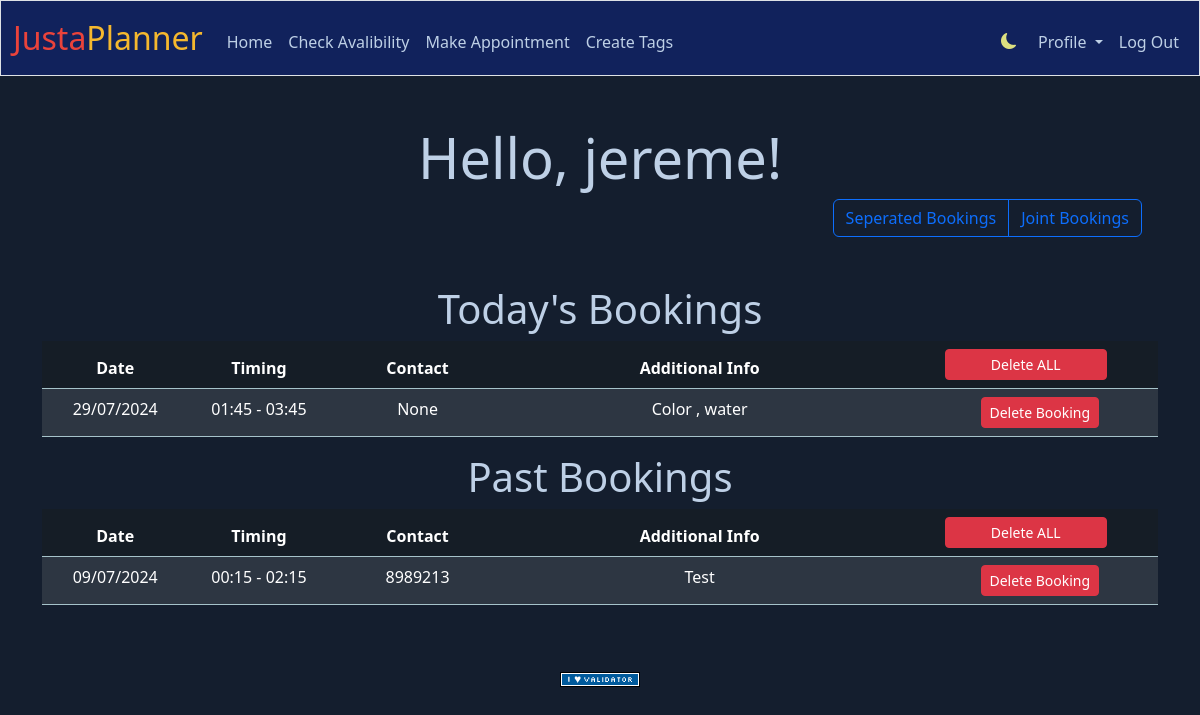
/ (signed in), run on the app's committed database.
### tables this page shows
CREATE TABLE users (id INTEGER PRIMARY KEY AUTOINCREMENT NOT NULL, username TEXT NOT NULL, hash TEXT NOT NULL);

CREATE TABLE bookings (id INTEGER PRIMARY KEY AUTOINCREMENT NOT NULL,
                users_id INTEGER NOT NULL,
                date TEXT NOT NULL,
                start_time TEXT NOT NULL, 
                end_time TEXT NOT NULL,
                contact TEXT,
                type TEXT,
                FOREIGN KEY(users_id) REFERENCES users(id)
                );

### app.py (the view, shortened to what this page needs)
@app.route("/")
@login_required
def index():
    today = datetime.today()
    today_bookings = db.execute("SELECT * FROM bookings WHERE users_id =? AND date =?", session["user_id"], today.strftime("%Y-%m-%d"))
    if len(today_bookings) == 0:
        today_bookings = None
    else:
        for bookings in today_bookings:
            possibletags = db.execute("SELECT bookings_tags.usertags_id FROM bookings JOIN bookings_tags on bookings.id = bookings_tags.bookings_id WHERE bookings.id = ?",
                            bookings["id"])
            if len(possibletags) > 0:
                for tags in possibletags:
                    tag_name = db.execute("SELECT tag_name FROM usertags WHERE id = ?", tags["usertags_id"])
                    if bookings["type"]:
                        bookings["type"] += " , " + tag_name[0]["tag_name"]
                    else:
                        bookings["type"] = tag_name[0]["tag_name"]
            formatbooking(bookings)
    upcoming_bookings = db.execute("SELECT * FROM bookings WHERE users_id =? AND date >?", session["user_id"], today.strftime("%Y-%m-%d"))
    if len(upcoming_bookings) == 0:
        upcoming_bookings = None
    previous_bookings = db.execute("SELECT * FROM bookings WHERE users_id =? AND date <?", session["user_id"], today.strftime("%Y-%m-%d"))
    if len(previous_bookings) == 0:
        previous_bookings = None
    else:
        for bookings in previous_bookings:
            possibletags = db.execute("SELECT bookings_tags.usertags_id FROM bookings JOIN bookings_tags on bookings.id = bookings_tags.bookings_id WHERE bookings.id = ?",
                            bookings["id"])
            formatbooking(bookings)
    username = db.execute("SELECT username FROM users WHERE id =?", session["user_id"])
    """Show bookings"""
    if "feedback" in session:
        feedback = session["feedback"]
    else:
        feedback = None
    options = []
    for hour in range(24):
        for minute in range(4):
            h = hour
            m = minute * 15
            options.append("{:02d}:{:02d}".format(h, m))
    userbookings = db.execute("SELECT * FROM bookings where users_id = ? ORDER BY date", session["user_id"])
    if len(userbookings) == 0:
        userbookings = None
    else:
        for bookings in userbookings:
            possibletags = db.execute("SELECT bookings_tags.usertags_id FROM bookings JOIN bookings_tags on bookings.id = bookings_tags.bookings_id WHERE bookings.id = ?",
                            bookings["id"])
            if len(possibletags) > 0:
                for tags in possibletags:
                    tag_name = db.execute("SELECT tag_name FROM usertags WHERE id = ?", tags["usertags_id"])
                    if bookings["type"]:
                        bookings["type"] += " , " + tag_name[0]["tag_name"]
                    else:
                        bookings["type"] = tag_name[0]["tag_name"]
            formatbooking(bookings)
    session["feedback"] = None
    tags = db.execute("SELECT * FROM usertags WHERE users_id = ?", session["user_id"])
    return render_template("index.html", userbookings = userbookings, options = options, feedback = feedback, today_bookings = today_bookings,
                           upcoming_bookings = upcoming_bookings, previous_bookings = previous_bookings,
                           username = username[0]["username"], tags=tags)

### app.py (called while the page is built)
@app.after_request
def after_request(response):
    response.headers["Cache-Control"] = "no-cache, no-store, must-revalidate"
    response.headers["Expires"] = 0
    response.headers["Pragma"] = "no-cache"
    return response

### helpers.py (called while the page is built)
def login_required(f):
    @wraps(f)
    def decorated_function(*args, **kwargs):
        if session.get("user_id") is None:
            return redirect("/login")
        return f(*args, **kwargs)
    return decorated_function

def formatbooking(dict):
    date = datetime.strptime(dict["date"], "%Y-%m-%d")
    formatted_date = date.strftime("%d/%m/%Y")
    dict["date"] = formatted_date
    return dict

### templates/index.html (shortened to what this page needs)
{% extends "layout.html" %}
{% block main %}
    <p class="h3 display-4">Hello, {{username}}!</p>
{% if userbookings %}
    <div class = "d-flex justify-content-end me-3 mb-5">
        <div class="btn-group" role="group">
            <label class="btn btn-outline-primary" for="seperated_bookings_btn">Seperated Bookings</label>
            <label class="btn btn-outline-primary" for="joint_bookings_btn">Joint Bookings</label>
          </div>
    </div>
    <div id="seperated_table">
            {% if today_bookings %}
        <p class="h3 display-6">Today's Bookings</p>
            <table class="table table-info">
                <thead>
                    <tr>
                        <th style="width:7%" data-sortable="true">
                            <div class="d-flex justify-content-between align-items-center">
                                <div class="flex-grow-1 justify-content-center">
                                    Date
                                </div>
                            </div>
                        </th>
                        <th style="width:8%" data-sortable="true">Timing</th>
                        <th style="width:10%" data-sortable="true">Contact</th>
                        <th style="width:22%" data-sortable="true">Additional Info</th>
                        <th colspan="2" style="width:15%">
                            <form action="/delete" method="post">
                                <button class="btn btn-danger btn-sm" style ="width: 65%"  type="submit">Delete ALL</button>
                            </form>
                        </th>
                    </tr>
                </thead>
                <tbody>
                    {% for bookings in today_bookings %}
                        <tr>
                            <td>{{bookings.date}}</td>
                            <td>{{bookings.start_time}} - {{bookings.end_time}}</td>
                            <td>{{bookings.contact}}</td>
                            <td>{{bookings.type}}</td>
                            <td>
                            </td>
                            <td>
                                <form action="/delete" method="post">
                                    <button class="btn btn-danger btn-sm" id="delete_button" value ="{{bookings.id}}" type="submit">Delete Booking</button>
                                </form>
                            </td>
                        </tr>
                    {% endfor %}
                </tbody>
            </table>
        {% endif %}
        {% if previous_bookings %}
        <p class="h3 display-6">Past Bookings</p>
        <table class="table table-info">
            <thead>
                <tr>
                    <th style="width:7%">Date</th>
                    <th style="width:8%">Timing</th>
                    <th style="width:10%">Contact</th>
                    <th style="width:22%">Additional Info</th>
                    <th colspan="2" style="width:15%">
                        <form action="/delete" method="post">
                            <button class="btn btn-danger btn-sm" style ="width: 65%" type="submit">Delete ALL</button>
                        </form>
                    </th>
                </tr>
            </thead>
            <tbody>
                {% for bookings in previous_bookings %}
                    <tr>
                        <td>{{bookings.date}}</td>
                        <td>{{bookings.start_time}} - {{bookings.end_time}}</td>
                        <td>{{bookings.contact}}</td>
                        <td>{{bookings.type}}</td>
                        <td>
                        </td>
                        <td>
                            <form action="/delete" method="post">
                                <button class="btn btn-danger btn-sm" id="delete_button" value ="{{bookings.id}}" type="submit">Delete Booking</button>
                            </form>
                        </td>
                    </tr>
                {% endfor %}
            </tbody>
        </table>
        {% endif %}
    </div>
{% endif %}
{% endblock %}

### data on the page
users: username "jereme"
bookings: date "29/07/2024", start_time "01:45", end_time "03:45", contact "None", type "Color , water", {{ bookings.id }} 135 (drawn)
bookings: date "09/07/2024", start_time "00:15", end_time "02:15", contact "8989213", type "Test", {{ bookings.id }} 7 (drawn)
